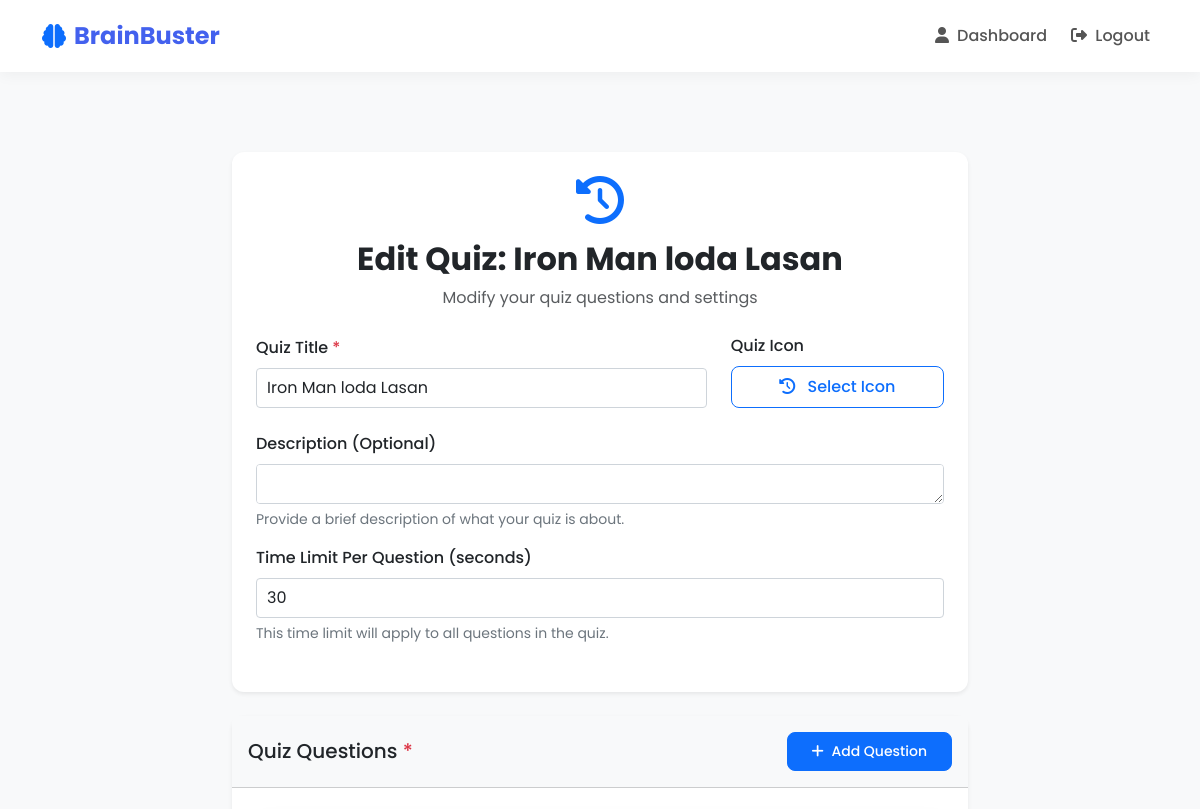
/quizzes/edit/9/ (signed in, upper part), run on an earlier commit of the app's database.
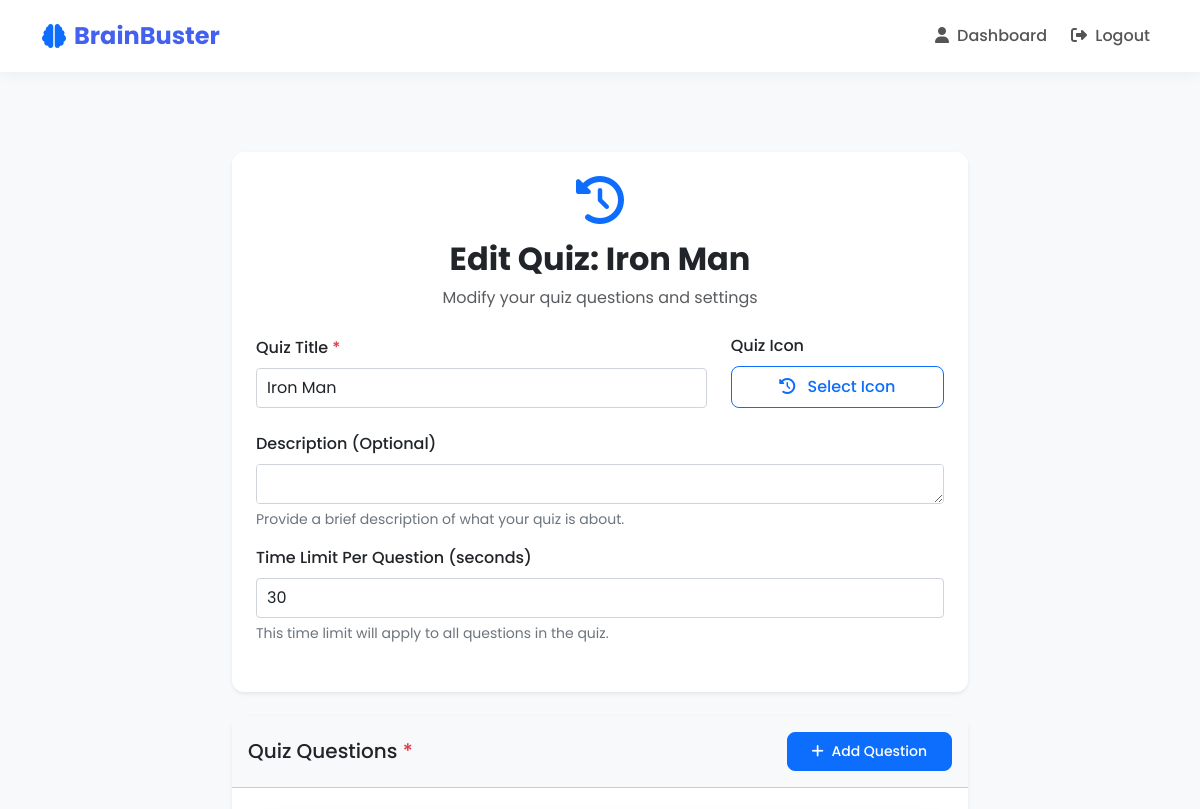
And on a later commit of the database.
### quizzes/models.py (models this page shows, shortened)
class Quiz(models.Model):
    title = models.CharField(max_length=255)
    description = models.TextField(blank=True, null=True)
    icon = models.CharField(max_length=50, default="question-circle")
    code = models.CharField(max_length=10, unique=True, default=generate_unique_code)
    created_by = models.ForeignKey(User, on_delete=models.CASCADE, related_name='quizzes')
    created_at = models.DateTimeField(auto_now_add=True)
    time_limit_per_question = models.IntegerField(help_text="Time limit in seconds", default=30)

### quizzes/views.py (the view, shortened to what this page needs)
# urls.py: path('edit/<int:quiz_id>/', views.create_quiz, name='edit_quiz'),
@login_required
def create_quiz(request, quiz_id=None):
    quiz = None
    is_editing = False
    if quiz_id:
        quiz = get_object_or_404(Quiz, id=quiz_id, created_by=request.user)
        is_editing = True
    context = {'is_editing': is_editing}
    questions_data = []  # Initialize this variable outside the if block
    if quiz:
        for question in quiz.questions.all().prefetch_related('options'):
            options = list(question.options.all())
            correct_index = next((i for i, opt in enumerate(options) if opt.is_correct), 0)
            questions_data.append({
                'text': question.text,
                'options': [opt.text for opt in options],
                'correctAnswer': correct_index
            })
        context.update({
            'quiz': quiz,
            'questions_data': json.dumps(questions_data)
        })
    return render(request, 'quizzes/create_quiz.html', context)

### templates/quizzes/create_quiz.html (shortened to what this page needs)
{% extends 'base.html' %}
{% block content %}
<div class="container py-5">
    <div class="row justify-content-center">
        <div class="col-md-8">
            <div class="card shadow-sm border-0 mb-4">
                <div class="card-body p-4">
                    <div class="text-center mb-4">
                        <i class="fas fa-{{ quiz.icon|default:'question-circle' }} fa-3x text-primary mb-3"></i>
                        <h2 class="fw-bold">
                            {% if is_editing %}
                            Edit Quiz: {{ quiz.title }}
                            {% else %}
                            Create New Quiz
                            {% endif %}
                        </h2>
                        <p class="text-muted">
                            {% if is_editing %}
                            Modify your quiz questions and settings
                            {% else %}
                            Set up your quiz and add questions
                            {% endif %}
                        </p>
                    </div>
                    <form id="quizForm" class="needs-validation" novalidate
                        action="{% if is_editing %}{% url 'edit_quiz' quiz.id %}{% else %}{% url 'create_quiz' %}{% endif %}"
                        method="post">
                        <div class="row align-items-end mb-4">
                            <div class="col-md-8">
                                <label for="quizTitle" class="form-label fw-medium">Quiz Title <span
                                        class="text-danger">*</span></label>
                                <input type="text" id="quizTitle" name="quiz_title" class="form-control" required>
                            </div>
                            <div class="col-md-4">
                                <label class="form-label fw-medium">Quiz Icon</label>
                                <div class="d-flex">
                                    <button type="button" id="iconSelectButton" class="btn btn-outline-primary w-100"
                                        data-bs-toggle="modal" data-bs-target="#iconModal">
                                        <i id="selectedIcon" class="fas fa-question-circle me-2"></i>
                                        <span>Select Icon</span>
                                    </button>
                                </div>
                            </div>
                        </div>
                        <div class="mb-3">
                            <label for="quizDescription" class="form-label fw-medium">Description (Optional)</label>
                            <textarea id="quizDescription" name="quiz_description" class="form-control"
                                rows="2"></textarea>
                            <div class="form-text">Provide a brief description of what your quiz is about.</div>
                        </div>
                        <div class="mb-4">
                            <label for="timeLimit" class="form-label fw-medium">Time Limit Per Question
                                (seconds)</label>
                            <input type="number" id="timeLimit" name="time_limit_seconds" class="form-control" min="5"
                                value="30">
                            <div class="form-text">This time limit will apply to all questions in the quiz.</div>
                        </div>
                    </form>
                </div>
            </div>
            <div class="card shadow-sm border-0 mb-4">
                <div class="card-header bg-light py-3">
                    <div class="d-flex justify-content-between align-items-center">
                        <h5 class="mb-0">Quiz Questions <span class="text-danger">*</span></h5>
                        <button type="button" id="addQuestionBtn" class="btn btn-sm btn-primary">
                            <i class="fas fa-plus me-1"></i> Add Question
                        </button>
                    </div>
                </div>
                <div class="card-body p-4">
                </div>
            </div>
        </div>
    </div>
</div>
{% endblock %}

What changed in the data, as far as the page shows it:
changed Quiz: title "Iron Man loda Lasan" → "Iron Man"
Also different on the page:
form field quiz_title: "Iron Man loda Lasan" → "Iron Man"
